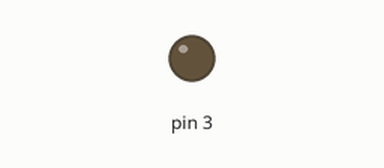
Bench run of a sketch on a simulated Arduino Uno, built with avr-gcc and run on an emulated ATmega328P. Parts: output pins drawn as LEDs (lit = HIGH).

Above: at 2.0 s.
At 5.5 s:
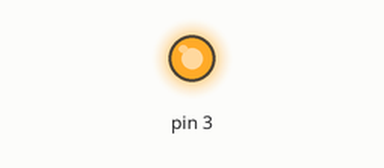
Timing chart, 0 to 9.1 s (numbered marks = the images above):
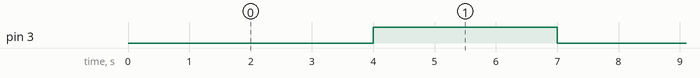

Measured:
- by itself, pin 3: alternates HIGH for 3.0 s and LOW for 4.0 s

The sketch:

Project_16.2_Small_Fan.ino
```cpp
//**********************************************************************************
/*
Keyestudio 2021 starter kit
Project 16.2
Small_Fan
http//www.keyestudio.com
*/
// when the rest button is pressed or power up the control board, the set function executes once
void setup() {
  // the digital 3 is taken as the OUTPUT
  pinMode(3, OUTPUT);
}

// the loop function repeats over and over again
void loop() {
  digitalWrite(3, LOW);   //  turn on the motor(LOW)
  delay(4000);              // delay in 4s
  digitalWrite(3, HIGH);    //make voltage rise up，turn off the motor
  delay(3000);              // delay in 3s
}
//**********************************************************************************
```
